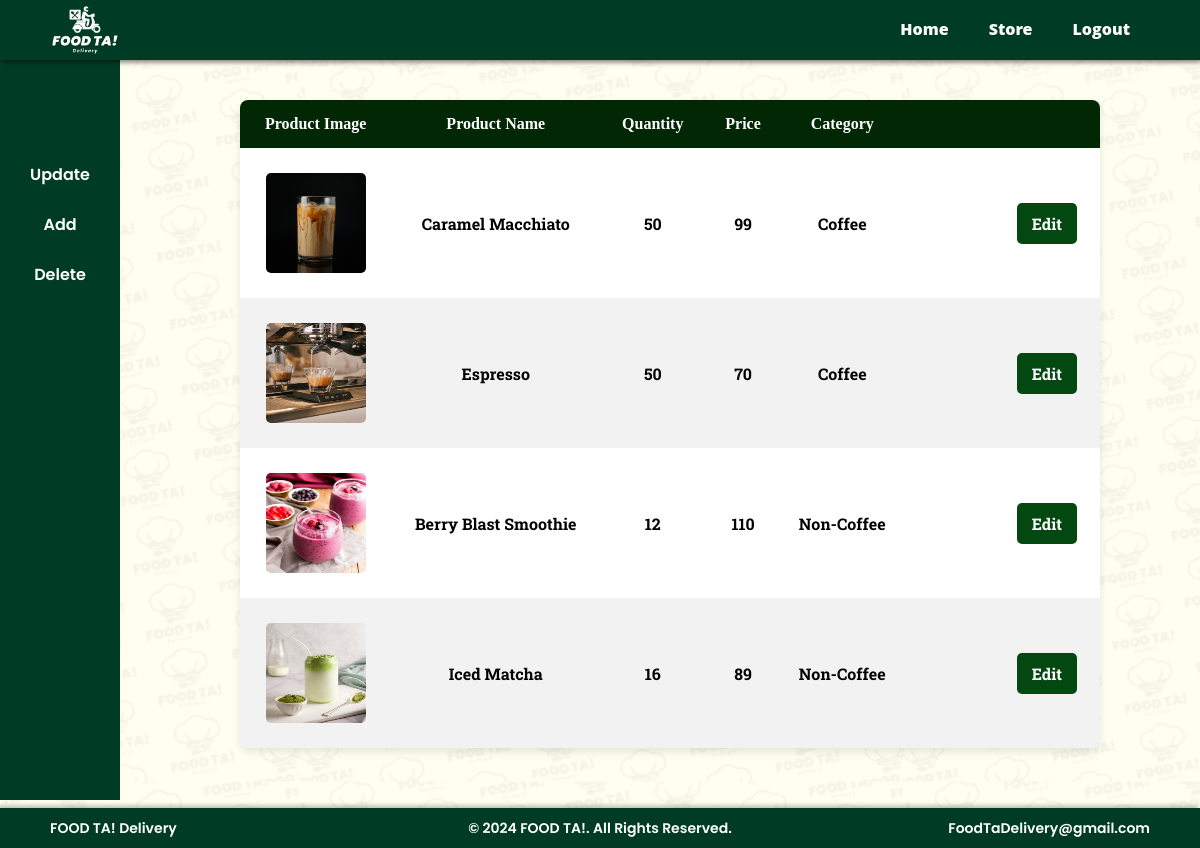
The app's page /index.php?command=update (signed in) with its own data.
### tables this page shows
CREATE TABLE `inventory` (
  `item_id` int(11) NOT NULL,
  `store_id` int(11) NOT NULL,
  `item_name` varchar(30) NOT NULL,
  `quantity` int(11) NOT NULL,
  `price` decimal(11,0) NOT NULL,
  `category` varchar(20) NOT NULL,
  `item_img` text NOT NULL
);

### connector/connector.php (called while the page is built, shortened)
<?php
    class Connector{
        public $db = null;
        function __construct()
        {
            try{
                $this->db = new mysqli('localhost', 'root', '', 'foodTaDB');
            }catch(mysqli_sql_exception $e){
                exit('Error');
            }
        }
        function retrieveStoreItems($store_id){
            $items = array();
            $sql = mysqli_query($this->db, "SELECT * FROM inventory WHERE store_id = '$store_id'");
            while($row = mysqli_fetch_object($sql)){
                $items[] = $row;
            }
            return $items;
        }
    }
?>

### html/StoreInterFace/products.php (the view, shortened to what this page needs)
<?php include('html/StoreInterface/sideBar.php'); ?>
<!DOCTYPE html>
<html lang="en">
<head>
    <link rel="stylesheet" href="css/products.css">
</head>
<body>
<section class="container">
            <table>
				<thead>
				<tr>
                    <th align="center">Product Image</th>
					<th align="center">Product Name</th>
					<th align="center">Quantity</th>
					<th align="center">Price</th>
					<th align="center">Category</th>
					<th align="center"></th>
				</tr>
				</thead>
				<tfoot>
				<tbody>
				<?php
					if(!empty($items)){
						foreach($items as $storeItems)
						{
							echo "<tr>";
                                echo "<td>" . "<img src='" . $storeItems->item_img . "' alt='item_img' width='100px' height='100px'>" . "<br>" . "</td>";
								echo "<td>". $storeItems->item_name ."</td>";
								echo "<td>". $storeItems->quantity ."</td>";
								echo "<td>". $storeItems->price ."</td>";
                                echo "<td>". $storeItems->category ."</td>";
                                if($_SESSION['action'] == "update")
                                {
                                    echo "<td><a class='tableBTN' href='index.php?command=updateForm&item_id=$storeItems->item_id'>Edit</a></td>";
                                }
                                else if($_SESSION['action'] == "delete")
                                {
                                    echo "<td><a class='tableBTN' href='index.php?command=deleteItems&item_id=".$storeItems->item_id."' onclick='return confirm(\"Are you sure you want to do Delete ". $storeItems->item_name."?\")'>Delete</a></td>";
                                }
							echo "</tr>";
						}
					} else {
						echo "<tr>";
							echo "<td colspan = 5 style = 'height: 100px;'>No Retreived Pokemon</td>";
						echo "</tr>";
					}
				?>
				</tbody>
			</table>
    </section>
</body>
</html>

### css/header-footer.css (style rules this page uses)
* { margin: 0; padding: 0; box-sizing: border-box; }
html { scroll-behavior: smooth; }
body { font-family: 'Poppins SemiBold'; line-height: 1.6; scroll-snap-type: y mandatory; overflow-y: scroll; height: fit-content; }
.Footer { display: flex; justify-content: space-between; align-items: center; padding: 0 50px; background-color: #003c25; box-shadow: -2px -2px 5px rgba(0, 0, 0, 0.3); position: fixed; bottom: 0; width: 100%; height: 40px; z-index: 100; color: #ffffff; font-size: 14px; }
.footer_left, .footer_center, .footer_right { flex: 1; text-align: center; }
.footer_left { text-align: left; }
.footer_right { text-align: right; }

### css/sideBar.css (style rules this page uses)
body { margin: 0; font-family: Arial, sans-serif; }

### css/products.css (style rules this page uses)
body { font-family: "Arial", sans-serif; margin: 0; padding: 0; box-sizing: border-box; }
.container { display: flex; justify-content: center; padding: 100px; padding-left: 20%; background-color: #f5f5f5; min-height: 100vh; background-image: url("../images/foodTaBrandBG.png"); background-size: auto; background-attachment: fixed; background-position: center center; }
table { width: 1500px; border-collapse: collapse; background-color: #fff; box-shadow: 0 4px 8px rgba(0, 0, 0, 0.1); overflow: hidden; border-radius: 8px; }
thead th { background-color: #022704; color: white; padding: 15px; text-align: center; font-family: "Roboto Slab ExtraBold"; font-size: 16px; }
tbody tr:nth-child(even) { background-color: #f2f2f2; }
tbody td { padding: 5px 10px; text-align: center; vertical-align: middle; font-family: "Roboto Slab"; font-weight: 700; }
tbody td img { margin: 20px auto; border-radius: 5px; }
.tableBTN { display: inline-block; padding: 10px 15px; border-radius: 5px; margin-left: 90px; background-color: #044811; color: white; font-weight: bold; text-decoration: none; transition: background-color 0.3s ease, transform 0.2s ease; }

### records on screen
inventory: item_img (picture), item_name "Caramel Macchiato", quantity "50", price "99", category "Coffee"
inventory: item_img (picture), item_name "Espresso", quantity "50", price "70", category "Coffee"
inventory: item_img (picture), item_name "Berry Blast Smoothie", quantity "12", price "110", category "Non-Coffee"
inventory: item_img (picture), item_name "Iced Matcha", quantity "16", price "89", category "Non-Coffee"
